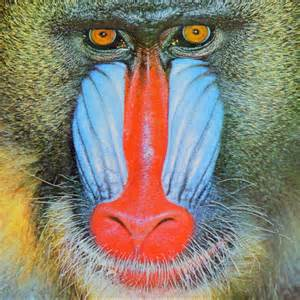
#> input picture Homeworks/hw0/image1.jpg, 300 x 300 px
$ jupyter execute hw0.ipynb   (shell and % lines are left out)
#> lines starting #> are read from the running program, lines starting #| are printed output that depends on the picture
# Домашнее задание 0
В этом домашнем задании мы рассмотрим основы линейной алгебры, NumPy и обработку изображений с использованием Python.

Одна из целей этого домашнего задания — научиться уверенно находить и использовать полезные библиотечные функции.
Если не указано специально, то в коде в ответах на вопросы можно эффективные известные методы, а не писать их реализацию самостоятельно.

# Введение

[cell 1]
# Imports the print function from newer versions of python
from __future__ import print_function

import random
import numpy as np
import time
from PIL import Image

from skimage import color, io

import matplotlib.pyplot as plt
# This code is to make matplotlib figures appear inline in the
# notebook rather than in a new window.
plt.rcParams['figure.figsize'] = (10.0, 8.0) # set default size of plots
plt.rcParams['image.interpolation'] = 'nearest'
plt.rcParams['image.cmap'] = 'gray'

# Вопрос 1: Линейная алгебра и NumPy

## Вопрос 1.1
Задайте указанные массивы, используя numpy. Массив $M$ как $(4, 3)$, $a$ как $(1, 3)$ вектор строку и $b$ как $(3, 1)$ вектор-столбец:

$$M = \begin{bmatrix}
1 & 2 & 3 \\
4 & 5 & 6 \\
7 & 8 & 9 \\
10 & 11 & 12 \end{bmatrix}
$$

$$a = \begin{bmatrix}
1 & 1 & 0
\end{bmatrix}
$$

$$b = \begin{bmatrix}
-1 \\ 2 \\ 5
\end{bmatrix}
$$

[cell 2]
### YOUR CODE HERE
M = np.array([[1, 2, 3], [4, 5, 6], [7, 8, 9], [10, 11, 12]])
a = np.array([[1, 1, 0]])
b = np.array([[-1], [2], [5]])
pass
### END CODE HERE
print("M = \n", M)
print("The size of M is: ", M.shape)
print()
print("a = ", a)
print("The size of a is: ", a.shape)
print()
print("b = \n", b)
print("The size of b is: ", b.shape)

## Вопрос 1.2
Реализуйте `dot_product()` метод для вычисления $a^Tb$. Можно обратиться к `np.dot()`

[cell 3]
def dot_product(a, b):
    """Implement dot product between the two vectors: a and b.

    Args:
        a: numpy array of shape (x, n)
        b: numpy array of shape (n, x)

    Returns:
        out: numpy array of shape (x, x) (scalar if x = 1)
    """
    ### YOUR CODE HERE
    out = np.dot(a, b)
    ### END YOUR CODE
    return out

[cell 4]
# Ответ должен быть [[1]].
aDotB = dot_product(a, b)
print(aDotB)

print("The size is: ", aDotB.shape)

## Вопрос 1.3
Реализуйте метод `complicated_matrix_function()` и используйте его для вычисления $(ab)Ma^T$

ВАЖНО: Метод `complicated_matrix_function()` ожидает, что все входные данные будут двумерными массивами numpy, а не одномерными массивами. Это важное различие, поскольку двумерные массивы можно транспонировать, а одномерные — нет.

Для транспонирования двумерного массива можно использовать синтаксис `array.T`

[cell 5]
def complicated_matrix_function(M, a, b):
    """Implement (a * b) * (M * a.T).

    (optional): Use the `dot_product(a, b)` function you wrote above
    as a helper function.

    Args:
        M: numpy matrix of shape (x, n).
        a: numpy array of shape (1, n).
        b: numpy array of shape (n, 1).

    Returns:
        out: numpy matrix of shape (x, 1).
    """
    out = None
    ### YOUR CODE HERE
    out = np.dot(a, b) * np.dot(M, np.transpose(a))
    ### END YOUR CODE
    return  out

[cell 6]
# Ожидаемый ответ $[[3], [9], [15], [21]]$,  shape(4, 1).
ans = complicated_matrix_function(M, a, b)
print(ans)
print()
print("The size is: ", ans.shape)

[cell 7]
M_2 = np.array(range(4)).reshape((2,2))
a_2 = np.array([[1,1]])
b_2 = np.array([[10, 10]]).T
print(M_2.shape)
print(a_2.shape)
print(b_2.shape)
print()

# Ожидаемый ответ $[[20], [100]]$, shape(2, 1).
ans = complicated_matrix_function(M_2, a_2, b_2)
print(ans)
print()
print("The size is: ", ans.shape)

## Вопрос 1.4

Реализуйте методы `eigen_decomp()` и `get_eigen_values_and_vectors()`. В этом методе выполните разложение на собственные значения следующей матрицы и верните k наибольших собственных значений и соответствующие собственные векторы (k указывается в вызовах методов ниже).

$$M = \begin{bmatrix}
1 & 2 & 3 \\
4 & 5 & 6 \\
7 & 8 & 9 \end{bmatrix}
$$

### Для информации
Разложение на собственные значения имеет конкретное практическое применение. Например, в машинном обучении для уменьшения размерности датасетов, анализа признаков и корреляций. Подробнее можно посмотреть метод PCA, SVD, и другие

[cell 8]
# [14 lines left out: function eigen_decomp, not called in this run]

[cell 9]
def get_eigen_values_and_vectors(M, k):
    """Return top k eigenvalues and eigenvectors of matrix M. By top k
    here we mean the eigenvalues with the top ABSOLUTE values (lookup
    np.argsort for a hint on how to do so.)

    (optional): Use the `eigen_decomp(M)` function you wrote above
    as a helper function

    Args:
        M: numpy matrix of shape (m, m).
        k: number of eigen values and respective vectors to return.

    Returns:
        eigenvalues: list of length k containing the top k eigenvalues
        eigenvectors: list of length k containing the top k eigenvectors
            of shape (m,)
    """
    eigv, eigvec = np.linalg.eig(M)
    idx = np.argsort(eigv)[::-1]
    eigenvalues = eigv[idx][:k]
    eigenvectors = eigvec[:, idx][..., :k].T


    return eigenvalues, eigenvectors

[cell 10]
# Let's define M.
M = np.array([[1,2,3],[4,5,6],[7,8,9]])

# Now let's grab the first eigenvalue and first eigenvector.
# You should get back a single eigenvalue and a single eigenvector.
val, vec = get_eigen_values_and_vectors(M[:,:3], 1)
print("First eigenvalue =", val[0])
print()
print("First eigenvector =", vec[0])
print()
assert len(vec) == 1

# Now, let's get the first two eigenvalues and eigenvectors.
# You should get back a list of two eigenvalues and a list of two eigenvector arrays.
val, vec = get_eigen_values_and_vectors(M[:,:3], 2)
print("Eigenvalues =", val)
print()
print("Eigenvectors =", vec)
assert len(vec) == 2

## Вопрос 1.5

В завершение данного раздела давайте реализуем вспомогательную функцию для вычисления евклидова расстояния между двумя n-мерными точками.

В двумерном случае вычисление евклидова расстояния сводится к решению теоремы Пифагора $c = \sqrt{a^2 + b^2}$:

...где, если даны две точки $(x_1, y_1)$ и $(x_2, y_2)$, $a = x_1 - x_2$ и $b = y_1 - y_2$.

В более общем случае, если даны два n-мерных вектора, евклидово расстояние можно вычислить следующим образом:

1. Выполнив поэлементное вычитание между двумя векторами, чтобы получить $n$ разностей.

2. Возведение каждого из $n$ значений разности в квадрат и суммирование квадратов.

4. Извлечение квадратного корня из суммы.

В качестве альтернативы, евклидово расстояние между $n$ векторами $u$ и $v$ можно записать как:

$
\quad\textbf{distance}(u, v) = \sqrt{\sum_{i=1}^n (u_i - v_i)^2}
$

Попробуйте реализовать эту функцию: сначала используя нативный Python с циклом `for` в функции `euclidean_distance_native()`, затем в NumPy **без каких-либо циклов** в функции `euclidean_distance_numpy()`.

[cell 11]
def euclidean_distance_native(u, v):
    """Computes the Euclidean distance between two vectors, represented as Python
    lists.

    Args:
        u (List[float]): A vector, represented as a list of floats.
        v (List[float]): A vector, represented as a list of floats.

    Returns:
        float: Euclidean distance between `u` and `v`.
    """
    # First, run some checks:
    assert isinstance(u, list)
    assert isinstance(v, list)
    assert len(u) == len(v)

    # Compute the distance!
    # Notes:
    #  1) Try breaking this problem down: first, we want to get
    #     the difference between corresponding elements in our
    #     input arrays. Then, we want to square these differences.
    #     Finally, we want to sum the squares and square root the
    #     sum.

    ### YOUR CODE HERE
    sum_sq = 0
    for i in range(len(v)):
        sum_sq += (v[i] - u[i])**2

    return np.sqrt(sum_sq)
    ### END YOUR CODE

[cell 12]
## Testing native Python function
assert euclidean_distance_native([7.0], [6.0]) == 1.0
assert euclidean_distance_native([7.0, 0.0], [3.0, 3.0]) == 5.0
assert euclidean_distance_native([7.0, 0.0, 0.0], [3.0, 0.0, 3.0]) == 5.0

[cell 13]
def euclidean_distance_numpy(u, v):
    """Computes the Euclidean distance between two vectors, represented as NumPy
    arrays.

    Args:
        u (np.ndarray): A vector, represented as a NumPy array.
        v (np.ndarray): A vector, represented as a NumPy array.

    Returns:
        float: Euclidean distance between `u` and `v`.
    """
    # First, run some checks:
    assert isinstance(u, np.ndarray)
    assert isinstance(v, np.ndarray)
    assert u.shape == v.shape

    # Compute the distance!
    # Note:
    #  1) You shouldn't need any loops
    #  2) Some functions you can Google that might be useful:
    #         np.sqrt(), np.sum()
    #  3) Try breaking this problem down: first, we want to get
    #     the difference between corresponding elements in our
    #     input arrays. Then, we want to square these differences.
    #     Finally, we want to sum the squares and square root the
    #     sum.

    ### YOUR CODE HERE
    sum_sq = (u - v)**2
    return np.sqrt(np.sum(sum_sq))
    ### END YOUR CODE

[cell 14]
## Testing NumPy function
assert euclidean_distance_numpy(
    np.array([7.0]),
    np.array([6.0])
) == 1.0
assert euclidean_distance_numpy(
    np.array([7.0, 0.0]),
    np.array([3.0, 3.0])
) == 5.0
assert euclidean_distance_numpy(
    np.array([7.0, 0.0, 0.0]),
    np.array([3.0, 0.0, 3.0])
) == 5.0

Сравним две реализации:

[cell 15]
n = 1000

a = [0.0] * n
b = [10.0] * n
a_array = np.array(a)
b_array = np.array(b)

start_time = time.time()
for i in range(10000):
    euclidean_distance_native(a, b)
print("Native:", (time.time() - start_time), "seconds")

start_time = time.time()
for i in range(10000):
    euclidean_distance_numpy(a_array, b_array)
print("NumPy:", (time.time() - start_time), "seconds")

# Часть 2: Обработка изображения

[cell 16]
image1_path = 'image1.jpg'
image2_path = 'image2.jpg'

def display(img):
    # Show image
    plt.figure(figsize = (5,5))
    plt.imshow(img)
    plt.axis('off')
    plt.show()

## Вопрос 2.1

Реализуйте метод `load()` ниже. `load()` и `display()` будут использоваться на протяжении всего остального ноутбука.

[cell 17]
def load(image_path):
    """Loads an image from a file path.

    HINT: Look up `skimage.io.imread()` function.

    Args:
        image_path: file path to the image.

    Returns:
        out: numpy array of shape(image_height, image_width, 3).
    """
#> called with image_path = 'image1.jpg'
    out = None

    ### YOUR CODE HERE
    # Use skimage io.imread
    out = io.imread(image_path)
#> out is the input picture: shape (300, 300, 3); mean R, G, B 137.8, 129.1, 113.5
    ### END YOUR CODE

    out = out.astype(np.float64) / 255
    return out

[cell 18]
image1 = load(image1_path)

display(image1)

## Вопрос 2.2

Одна из наиболее распространенных операций, которые выполняются при работе с изображениями, — это **кадрирование**, или удаление ненужных внешних областей изображения.

Взгляните на этот код, который мы написали, чтобы обрезать все, кроме глаз нашего бабуина, сверху:

[cell 19]
display(image1[10:60, 70:230, :])
#> in display (call 2), `plt.show()`:
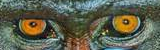
#> shown: shape (50, 160, 3) float64; mean R, G, B 0.366, 0.382, 0.31

Реализуйте метод `crop_image()`, принимая на вход индекс начальной строки, начального столбца, количество строк и столбцов, и выводя обрезанное изображение.

Затем в ячейке ниже попробуйте извлечь квадрат 100x100 из каждого угла исходного изображения `image1`: верхнего левого, верхнего правого, нижнего левого и нижнего правого углов.

[cell 20]
def crop_image(image, start_row, start_col, num_rows, num_cols):
    """Crop an image based on the specified bounds.

    Args:
        image: numpy array of shape(image_height, image_width, 3).
        start_row (int): The starting row index we want to include in our cropped image.
        start_col (int): The starting column index we want to include in our cropped image.
        num_rows (int): Number of rows in our desired cropped image.
        num_cols (int): Number of columns in our desired cropped image.

    Returns:
        out: numpy array of shape(num_rows, num_cols, 3).
    """

    out = None

    ### YOUR CODE HERE
    out = image[start_row : start_row + num_rows,start_col : start_col + num_cols, : ]
    ### END YOUR CODE

    return out

[cell 21]
r, c = image1.shape[0], image1.shape[1]

top_left_corner = crop_image(image1, 0, 0, 100, 100)
#> in crop_image, `out = image[start_row : start_row + num_rows,start_col : start_col + n..`:
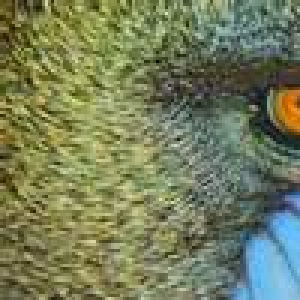
#> out: shape (100, 100, 3) float64 (shown 3 times larger); mean R, G, B 0.458, 0.493, 0.358
top_right_corner = crop_image(image1, 0, c-100, 100, 100)
#> call 2 of crop_image, with start_row = 0, start_col = 200, num_rows = 100, num_cols = 100
#> in crop_image (call 2), `out = image[start_row : start_row + num_rows,start_col : start_col + n..`:
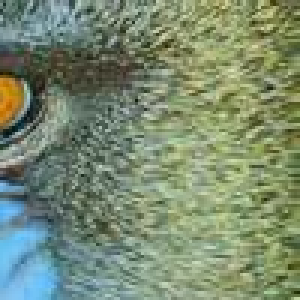
#> out: shape (100, 100, 3) float64 (shown 3 times larger); mean R, G, B 0.479, 0.545, 0.443
bottom_left_corner = crop_image(image1, r-100, 0, 100, 100)
#> call 3 of crop_image, with start_row = 200, start_col = 0, num_rows = 100, num_cols = 100
#> in crop_image (call 3), `out = image[start_row : start_row + num_rows,start_col : start_col + n..`:
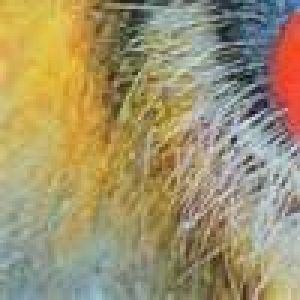
#> out: shape (100, 100, 3) float64 (shown 3 times larger); mean R, G, B 0.627, 0.576, 0.427
bottom_right_corner = crop_image(image1, r-100, c-100, 100, 100)
#> call 4 of crop_image, with start_row = 200, start_col = 200, num_rows = 100, num_cols = 100
#> in crop_image (call 4), `out = image[start_row : start_row + num_rows,start_col : start_col + n..`:
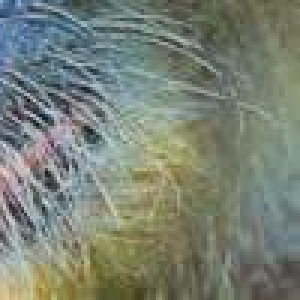
#> out: shape (100, 100, 3) float64 (shown 3 times larger); mean R, G, B 0.477, 0.508, 0.46

display(top_left_corner)
display(top_right_corner)
display(bottom_left_corner)
display(bottom_right_corner)

## Вопрос 2.3

Реализуйте метод `dim_image()`, преобразуя изображения в соответствии с формулой $x_n = 0.5*x_p^2$ для каждого пикселя, где $x_n$ — новое значение, а $x_p$ — исходное значение.

Примечание: Поскольку все значения пикселей изображения находятся в диапазоне $[0, 1]$, приведенная выше формула приведет к уменьшению значений этих пикселей и, следовательно, к затемнению изображения.

[cell 22]
def dim_image(image):
    """Change the value of every pixel by following

                        x_n = 0.5*x_p^2

    where x_n is the new value and x_p is the original value.

    Args:
        image: numpy array of shape(image_height, image_width, 3).

    Returns:
        out: numpy array of shape(image_height, image_width, 3).
    """

    out = None

    ### YOUR CODE HERE
    out = 0.5 * (image ** 2)
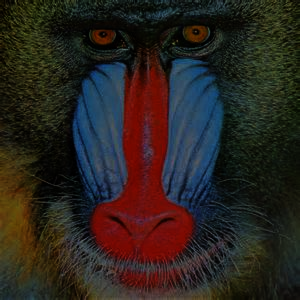
#> out: shape (300, 300, 3) float64; mean R, G, B 0.168, 0.142, 0.125
    ### END YOUR CODE

    return out

[cell 23]
new_image = dim_image(image1)
display(new_image)

## Вопрос 2.4

Давайте попробуем ещё одну часто используемую операцию: изменение размера изображения. Реализация метода ниже - это nearest neighbor interpolation (масштабирование изображения по ближайшему соседу)

В общих чертах, изменение размера изображения должно выглядеть примерно так:

1. Мы создаём (изначально пустой) выходной массив желаемого размера, `output_image`.
2. Мы перебираем каждую позицию пикселя `(i,j)` в выходном изображении.

— Для каждого выходного пикселя мы вычисляем соответствующий входной пиксель `(input_i, input_j)`.

— копируем вычисленный пиксель в нужное положение выходного изображения.
3. Мы возвращаем изменённое выходное изображение.

Мы хотим, чтобы `input_i` и `input_j` увеличивались пропорционально `i` и `j` соответственно:

— `input_i` можно вычислить как `int(i * row_scale_factor)`.

— `input_j` можно вычислить как `int(j * col_scale_factor)`.

...где `int()` — это операция Python, принимающая число с плавающей запятой и округляющая значения. округлите изображение до ближайшего целого числа, а `row_scale_factor` и `col_scale_factor` — это константы, вычисленные на основе размеров входного/выходного изображения.

Попробуйте определить, какими должны быть значения `row_scale_factor` и `col_scale_factor`, а затем реализуйте этот алгоритм в методе `resize_image()`! Затем запустите ячейки ниже, чтобы протестировать свой алгоритм изменения размера изображения!

Когда вы уменьшите размер изображения бабуина до 16x16, вы должны получить результат, который будет выглядеть примерно так:

Когда вы растянете его по горизонтали до 50x400, вы должны получить:

[cell 24]
def resize_image(input_image, output_rows, output_cols):
    """Resize an image using the nearest neighbor method.

    Args:
        input_image (np.ndarray): RGB image stored as an array, with shape
            `(input_rows, input_cols, 3)`.
        output_rows (int): Number of rows in our desired output image.
        output_cols (int): Number of columns in our desired output image.

    Returns:
        np.ndarray: Resized image, with shape `(output_rows, output_cols, 3)`.
    """
#> called with output_rows = 16, output_cols = 16
    input_rows, input_cols, channels = input_image.shape
    assert channels == 3

    # 1. Create the resized output image
    output_image = np.zeros(shape=(output_rows, output_cols, 3))

    # 2. Populate the `output_image` array using values from `input_image`
    #    > This should require two nested for loops!

    ### YOUR CODE HERE

    row_scale_factor = input_rows / output_rows
    col_scale_factor = input_cols / output_cols

    for i in range(output_rows):
        for j in range(output_cols):
            input_i = int(i * row_scale_factor)
            input_j = int(j * col_scale_factor)
            output_image[i][j] = input_image[input_i][input_j]

    ### END YOUR CODE

    # 3. Return the output image
    return output_image

[cell 25]
display(resize_image(image1, 16, 16))
#> in display (call 8), `plt.show()`:
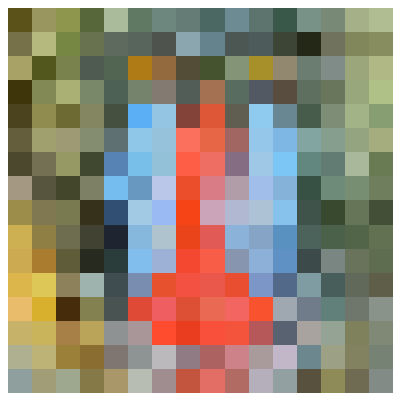
#> figure drawn by matplotlib, 1 panel

[cell 26]
display(resize_image(image1, 50, 400))
#> call 2 of resize_image, with output_rows = 50, output_cols = 400
#> after the loop in resize_image (call 2), `for i in range(output_rows):`:
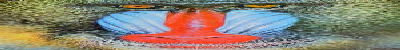
#> output_image: shape (50, 400, 3) float64; mean R, G, B 0.54, 0.506, 0.445

**Вопрос:** В описанном выше алгоритме изменения размера выходное изображение заполняется путем перебора индексов выходного изображения. Можно ли реализовать изменение размера изображения путем перебора индексов входного изображения? Чем отличаются эти два подхода?

> *Можно алгоритм будет похож мы будем просто определять выходной пиксель по входному, проблема в том что мы будем итерироваться по большему числу пикселей и некоторые из них не будем использовать, так что это будет дольше.*

## Вопрос 2.5

Ещё одна операция, которую вы можете попробовать реализовать, — это **поворот изображения**.

#### а) Поворот 2D-координат (5 баллов)

Прежде чем мы начнем думать о вращении изображений, давайте рассмотрим вращение координат `(x, y)`:

Используя `np.cos()` и `np.sin()`, реализуйте метод `rotate2d()` для вычисления координат $(x', y')$, повернутых на угол тета (радиан) от $(x, y)$.

После реализации функции протестируйте свою реализацию ниже, используя операторы assert.

[cell 27]
def rotate2d(point, theta):
    """Rotate a 2D coordinate by some angle theta.

    Args:
        point (np.ndarray): A 1D NumPy array containing two values: an x and y coordinate.
        theta (float): An theta to rotate by, in radians.

    Returns:
        np.ndarray: A 1D NumPy array containing your rotated x and y values.
    """
    assert point.shape == (2,)
    assert isinstance(theta, float)

    # Reminder: np.cos() and np.sin() will be useful here!

    ### YOUR CODE HERE
    rotate_matrix = np.array([[np.cos(theta), -np.sin(theta)],
                              [np.sin(theta), np.cos(theta)]])
    return np.dot(rotate_matrix, point)
    ### END YOUR CODE

[cell 28]
assert rotate2d(np.array([1.0, 0.0]), 0.0).shape == (
    2,
), "Output shape incorrect!"
assert np.allclose(
    rotate2d(np.array([1.0, 0.0]), 0.0), np.array([1.0, 0.0])
), ""
assert np.allclose(
    rotate2d(np.array([1.0, 0.0]), np.pi / 2.0), np.array([0.0, 1.0])
), ""

Запустите ячейку ниже, чтобы визуализировать точку, вращающуюся вокруг начала координат на ряд равномерно расположенных углов! Вы должны увидеть 30 точек.

[cell 29]
# Visualize a point being rotated around the origin
# We'll use the matplotlib library for this!
import matplotlib.pyplot as plt

points = np.zeros((30, 2))
for i in range(30):
    points[i, :] = rotate2d(np.array([1.0, 0.0]), i / 30.0 * (2 * np.pi))

plt.scatter(points[:, 0], points[:, 1])
plt.show()
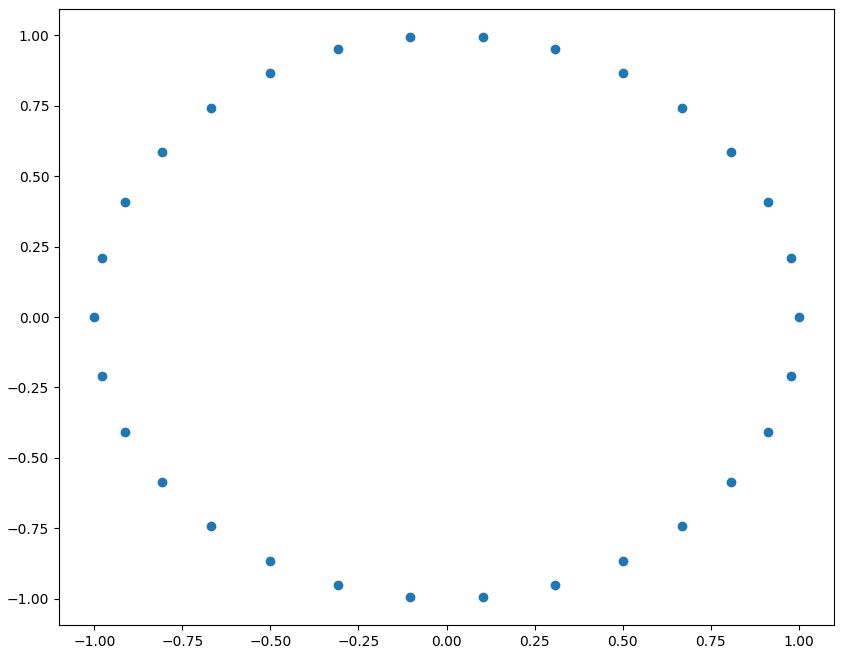
#> figure drawn by matplotlib, 1 panel

**Вопрос:** В настоящее время наша функция вращает точки только вокруг начала координат (0,0). Используя ту же функцию `rotate2d`, как можно повернуть точку вокруг центра, который не находится в (0,0)? **Вам это понадобится при реализации вращения изображения ниже!**

> *Нужно сначала переместить центр координат в центр, затем повернуть вокруг нуля и переместить начало координат обратно, то есть сначала вычесть координаты центра, повернуть и прибавить координаты центра*

#### b) Поворот изображения (10 баллов)

Реализуйте функцию `rotate_image(input_image, theta)` для поворота изображения.

Для входного угла $\pi/4$ (45 градусов) ожидаемый результат:

**Подсказки:**
- рекомендуется основывать ваш код на реализации функции `resize_image()` и применять тот же общий подход, что и раньше. Пройдитесь по каждому пикселю выходного изображения `(i, j)`, затем заполните его цветом из соответствующего входного пикселя `(input_i, input_j)`. В этом случае обратите внимание, что выходное и входное изображения должны быть одинакового размера.
- Если вы столкнетесь с пикселем на выходе, у которого соответствующие входные координаты `input_i` и `input_j` недействительны, вы можете просто проигнорировать этот пиксель или установить его в черный цвет.
- В приведенном выше ожидаемом результате мы вращаем каждую координату вокруг центра изображения, а не вокруг начала координат. (начало координат находится в верхнем левом углу)

[cell 30]
def rotate_image(input_image, theta):
    """Rotate an image by some angle theta.

    Args:
        input_image (np.ndarray): RGB image stored as an array, with shape
            `(input_rows, input_cols, 3)`.
        theta (float): Angle to rotate our image by, in radians.

    Returns:
        (np.ndarray): Rotated image, with the same shape as the input.
    """
#> called with theta = 0.785
    input_rows, input_cols, channels = input_image.shape
    assert channels == 3

    # 1. Create an output image with the same shape as the input
    output_image = np.zeros_like(input_image)

    ### YOUR CODE HERE
    center_i = input_rows // 2
    center_j = input_cols // 2

    for i in range(input_rows):
        for j in range(input_cols):
            point = rotate2d(np.array([i - center_i, j - center_j]), theta)
            point[0] += center_i
            point[1] += center_j
            input_i = int(point[0])
            input_j = int(point[1])
            if (input_i >= input_rows or input_i < 0) or \
                input_j >= input_cols or input_j < 0:
                output_image[i, j] = np.array([0, 0, 0])
            else:
                output_image[i, j] = input_image[input_i, input_j]
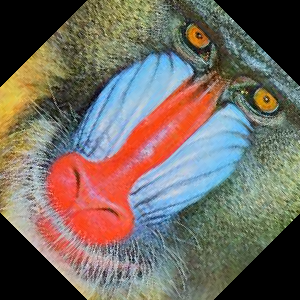
#> output_image: shape (300, 300, 3) float64; mean R, G, B 0.451, 0.415, 0.381

    ### END YOUR CODE

    # 3. Return the output image
    return output_image
